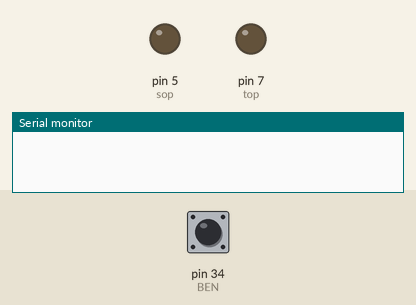
Simulated run of this sketch. Board: Arduino Mega 2560, built with avr-gcc and run on an emulated ATmega2560. Parts: output pins drawn as LEDs (lit = HIGH), the last lines printed to the serial monitor. The inputs (shaded band) are chosen by the test bench; at power-on: pin 34 (BEN) HIGH. No radio packets arrive unless stated.

Above: at 0.1 s.
At 1.7 s:
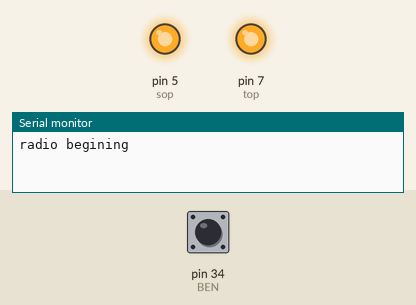
Timing chart, 0 to 6.1 s (numbered marks = the images above):
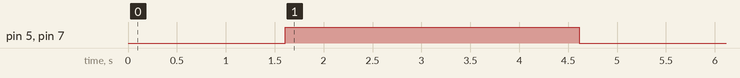

Measured:
- by itself, pin 5 (sop), pin 7 (top): LOW → HIGH at 1.6 s, → LOW 3.0 s later

The sketch:

Rx2.ino
```cpp
// (licence header left out)
/**
   Remote controller for JANGJU®

   This is the Rx version of RC board

   Arduino Mega2560

   4 channel output pwm
   xop, yop, sop, top

   2 binary output
   jck0, jck1

 ***********

     NRF24L01:

    CE ==>> 9
    CS ==>> 10
*/


#include <SPI.h>
#include "nRF24L01.h"
#include "RF24.h"

//
// Hardware configuration
//

// nRF24L01 radio on (CE & CS)
RF24 radio(9, 10);

const int xop = 4;
const int yop = 6;
const int sop = 5;
const int top = 7;

const int jck0 = 35;
const int jck1 = 37;

const int jsi = 31;
const int jso = 29;
const int sti = 33;
const int BEN = 34;

uint8_t xinD = 0;
uint8_t yinD = 0;
uint8_t sinD = 0;
uint8_t tinD = 0;

int bti = 0;
bool btib = true;
int TimeOut = 0;

//
// Topology
//
const uint64_t pipe = 0xE37E6F24E1LL;

//
// Payload
//
uint8_t DataRx[14] = { 0, 0, 0, 0, 0, 0, 0, 0, 0, 0, 0, 0, 0, 0 };
uint8_t DBS0 = 128;
uint8_t DBS1 = 160;
uint8_t DBS2 = 192;
uint8_t DES0 = 130;
uint8_t DES1 = 162;
uint8_t DES2 = 194;

//
// Setup
//
void setup(void)
{
  Serial.begin(115200);
  delay(500);
  Serial.println("radio begining");
  //
  // Setup and configure rf radio
  //
  radio.begin();
  //Setup and configure rf radio
  radio.setChannel(64);
  radio.setPALevel(RF24_PA_MAX);
  radio.setDataRate(RF24_1MBPS);
  //radio.setRetries(2,15);
  radio.openReadingPipe(1, pipe);
  radio.startListening();
  //radio.printDetails();

  //
  // Set up I/O
  //
  pinMode(BEN, INPUT_PULLUP);
  digitalWrite(xop, 0);
  digitalWrite(yop, 0);
  digitalWrite(sop, 0);
  digitalWrite(top, 0);
  digitalWrite(jsi, 1);
  digitalWrite(jso, 1);
  digitalWrite(sti, 1);
  delay(1000);
  digitalWrite(jsi, 0);
  digitalWrite(jso, 0);
  digitalWrite(sti, 0);
}


//
// Loop
//
void loop(void)
{
  if ( 1 )
  {
    if ( radio.available() )
    {
      while (radio.available())
      {
        if(!(digitalRead(BEN)))
        {
          while(!(digitalRead(BEN)))
          {
            digitalWrite(jsi, 1);
            digitalWrite(jso, 1);
            digitalWrite(sti, 1);
            delay(250);
            digitalWrite(jsi, 0);
            digitalWrite(jso, 0);
            digitalWrite(sti, 0);
            delay(250);
          }
          radio.flush_rx();
        }
        uint8_t xinND = 0; uint8_t yinND = 0;
        uint8_t sinND = 0; uint8_t tinND = 0;

        radio.read( DataRx, 14 );

        /////////////////////////////////
        if (DataRx[0] == DBS0 & DataRx[1] == DBS1 & DataRx[2] == DBS2)
        {
          if (DataRx[11] == DES0 & DataRx[12] == DES1 & DataRx[13] == DES2)
          {
            if (DataRx[3] == DataRx[7])
            {
              xinND = DataRx[3];
              xinD = xinND;
            }
            else { }
            if (DataRx[4] == DataRx[8])
            {
              yinND = DataRx[4];
              yinD = yinND;
            }
            else { }
            if (DataRx[5] == DataRx[9])
            {
              sinND = DataRx[5];
              sinD = sinND;
            }
            else { }
            if (DataRx[6] == DataRx[10])
            {
              tinND = DataRx[6];
              tinD = tinND;
            }
            else { }
          }
          else
          {
            radio.flush_rx();
          }
        }
        else
        {
          radio.flush_rx();
        }
      }
      TimeOut = 0;
    }
    else
    {
      TimeOut++;
      delay(100);
    }
  }
  if(TimeOut > 30)
  {
    xinD = 128; yinD = 128;
    sinD = 1; tinD = 1;
  }
  // registering data
  if (digitalRead(BEN))
  {
    if (xinD < 118)
    {
      digitalWrite(jso, 0);
      int PPP = 118;
      PPP = PPP - xinD;
      digitalWrite(xop, 0);
      analogWrite(sop, map(PPP, 0, 118, 0, 255));
    }
    else if (xinD > 138)
    {
      digitalWrite(jso, 0);
      int PQP = 0;
      PQP = xinD - 138;
      digitalWrite(sop, 0);
      analogWrite(xop, map(PQP, 0, 118, 0, 255));
    }
    else
    {
      digitalWrite(xop, 0);
      digitalWrite(sop, 0);
      digitalWrite(jso, 1);
    }
    if (yinD < 118)
    {
      digitalWrite(jsi, 0);
      int PPW = 118;
      PPW = PPW - yinD;
      digitalWrite(yop, 0);
      analogWrite(top, map(PPW, 0, 118, 0, 255));
    }
    else if (yinD > 138)
    {
      digitalWrite(jsi, 0);
      int PQW = 0;
      PQW = yinD - 138;
      digitalWrite(top, 0);
      analogWrite(yop, map(PQW, 0, 118, 0, 255));
    }
    else
    {
      digitalWrite(yop, 0);
      digitalWrite(top, 0);
      digitalWrite(jsi, 1);
    }
    if (sinD > 136)
    {
      digitalWrite(jck0, 1);
    }
    else
    {
      digitalWrite(jck0, 0);
    }

    if (tinD > 136)
    {
      digitalWrite(jck1, 1);
    }
    else
    {
      digitalWrite(jck1, 0);
    }
  }
  else
  {
    while(!(digitalRead(BEN)))
    {
      digitalWrite(jsi, 1);
      digitalWrite(jso, 1);
      digitalWrite(sti, 1);
      delay(250);
      digitalWrite(jsi, 0);
      digitalWrite(jso, 0);
      digitalWrite(sti, 0);
      delay(250);
    }
    radio.flush_rx();
  }
}
```
